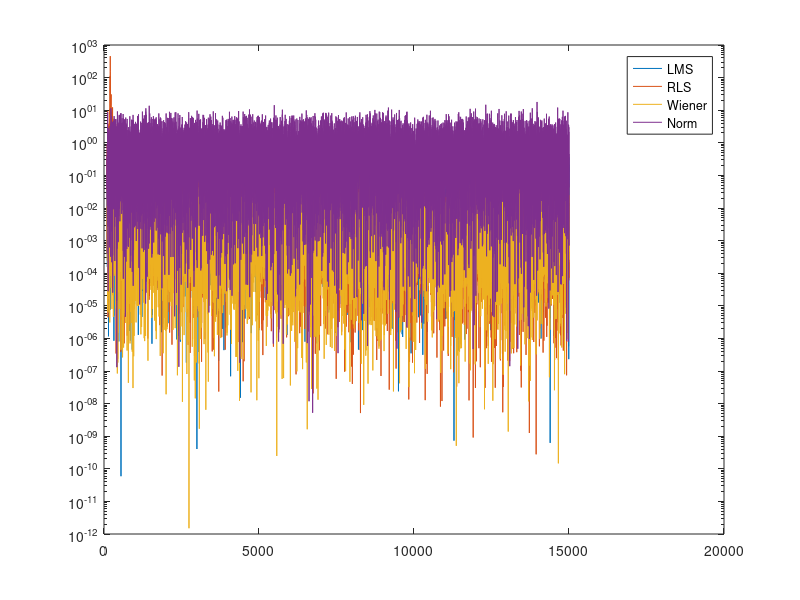
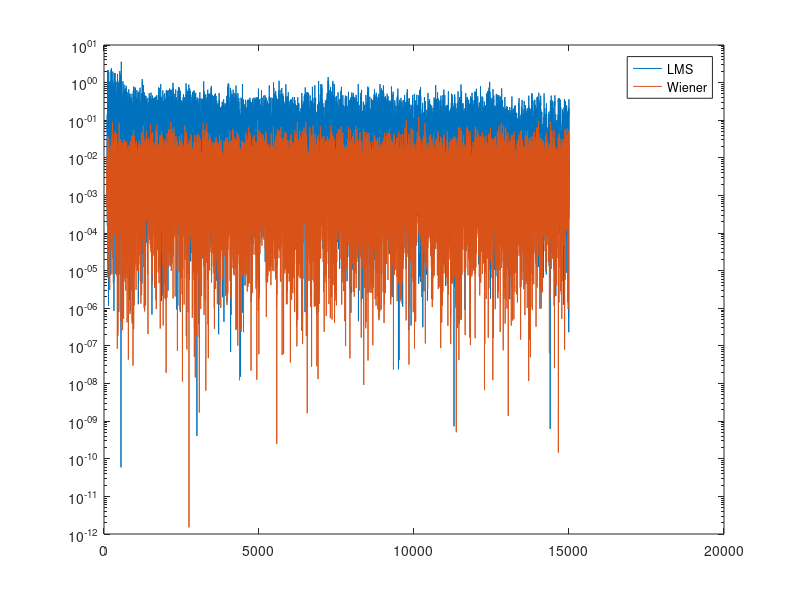
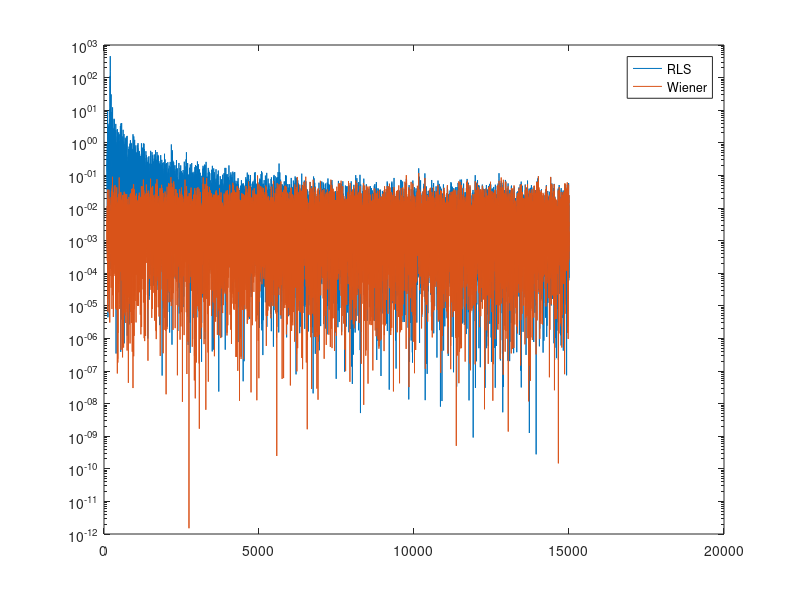
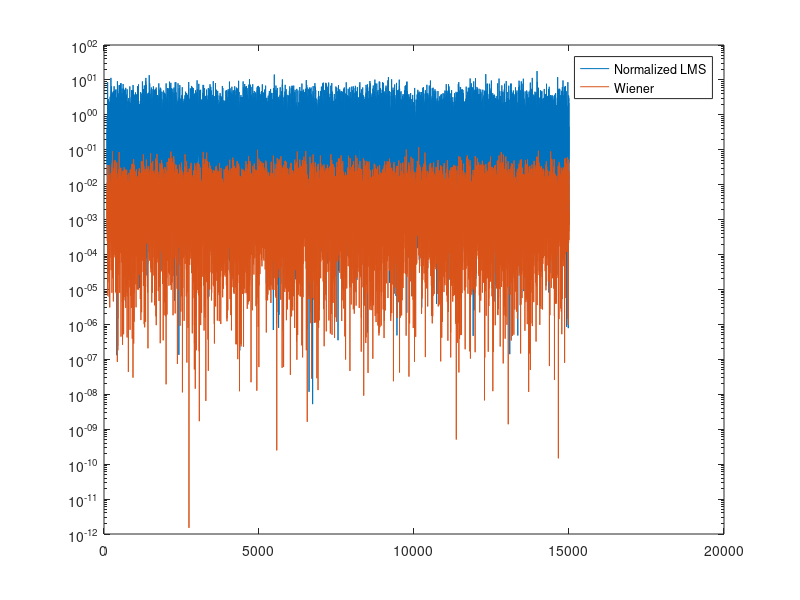

Reproduce these figures in MATLAB, in order.
clear all;
close all;
%arxikopoiiseis metavlitwn
n=15000;
M=100;
nCoeff = 100;
s=zeros(n,1);
u=zeros(n,1);
x=zeros(n,1);
d=zeros(n,1);
y=zeros(n,1);
e=zeros(n,1);
J=zeros(n,1);
%upologismos simatwn
v1 = sqrt(0.42)*randn(n,1); 
v1 = v1 - mean(v1);
v2 = sqrt(0.72)*randn(n,1); 
v2 = v2 - mean(v2);
u(1:3)=v1(1:3);
for i=4:n
    u(i)=-0.87*u(i-1)-0.22*u(i-2)-0.032*u(i-3)+v1(i);
end
s(1:3)=u(1:3);
for i=4:n
    s(i)=-0.13*u(i)-0.67*u(i-1)-0.18*u(i-2)-0.39*u(i-3);
end
x(1:3)=v2(1:3);
for i=4:n
    x(i)=-0.57*x(i-1)-0.16*x(i-2)-0.08*x(i-3)+v2(i);
end
d(:)=s(:)+x(:);
%%%%%%%%%%%%%%%%%%%%%%%%
%upologismos pinaka autosisxetisis
[r_aut,lags] = xcorr(u,nCoeff-1,'unbiased');
r_aut=r_aut(lags>=0);
R = toeplitz(r_aut);
%%%%%%%%%%%%%%%%%%%%%%%%%%%%
%upologismos pinaka eterosisxetisis
[p_et, lags] = xcorr(d, u, nCoeff-1, 'unbiased');
p_et = p_et(lags >= 0);
%%%%%%%%%%%%%%%%%%%%%%%%%%%%
%veltistoi sintelestes wiener kai efarmogi
w1=zeros(M,1);
w1 =R\p_et;

y = zeros(n, 1);
e = zeros(n, 1);
J = zeros(n, 1);

for i=M+1:n
   y(i)=w1'*u(i:-1:i-M+1);
   e(i)=d(i)-y(i);
   J(i)=(e(i)-x(i))^2; %euresi sfalmatos
end
J_Wiener=J;
%RLS kai efarmogi
lambda=1;
P=250*eye(M,M);
wl = zeros(M, 1);
y = zeros(n, 1);
e = zeros(n, 1);
J = zeros(n, 1);
for i=M+1:n
    y(i)=wl(:)'*u(i:-1:i-M+1);
    k = ( (lambda^-1)*P*u(i:-1:i-M+1) / (1 + (lambda^-1)*u(i:-1:i-M+1)'*P*u(i:-1:(i-M+1))) );
    e(i) = d(i) - y(i);
    wl(:)=wl(:)+k*e(i);
    P = (lambda^-1)*P - (lambda^-1)*k*u(i:-1:(i-M+1))'*P;
    J(i) = (e(i)-x(i))^2;
end
J_RLS= mean(J,2);%upologismos sfalmatos

%LMS kai efarmogi
mu_LMS=0.00075;
wl = zeros(M, 1);
y = zeros(n, 1);
e = zeros(n, 1);
J = zeros(n, 1);

    for i = (M+1):n
        y(i) = wl(:)'*u(i:-1:(i-M+1));
        e(i) = d(i) - y(i);
        wl(:) = wl(:) + mu_LMS*e(i)*u(i:-1:i-M+1);
        J(i) = (e(i)-x(i))^2;
    end
J_LMS =J;%upologismos sfalmatos
%Normalized LMS kai efarmogi
wl = zeros(M, 1);
y = zeros(n, 1);
e = zeros(n, 1);
J = zeros(n, 1);

    for i = (M+1):n
        
    k = u(i:-1:(i-M+1))/ (e(i) + u(i:-1:i-M+1)'*u(i:-1:i-M+1) );
    e(i) = d(i) -wl(:)'*u(i:-1:(i-M+1)) ;
    wl(:)=wl(:)+k*e(i);
    
    J(i) = (e(i)-x(i))^2;
    end
 
J_Normalized=J;%upologismos sfalmatos
semilogy([J_LMS J_RLS J_Wiener J_Normalized])
legend({'LMS', 'RLS','Wiener','Norm'})
%sigkrisi LMS me Wiener
figure
semilogy([J_LMS J_Wiener])
legend({'LMS','Wiener'})

%sigkrisi RLS me Wiener
figure
semilogy([J_RLS J_Wiener])
legend({'RLS','Wiener'})

%sigkrisi Normalized LMS me Wiener
figure
semilogy([J_Normalized J_Wiener])
legend({'Normalized LMS','Wiener'})


